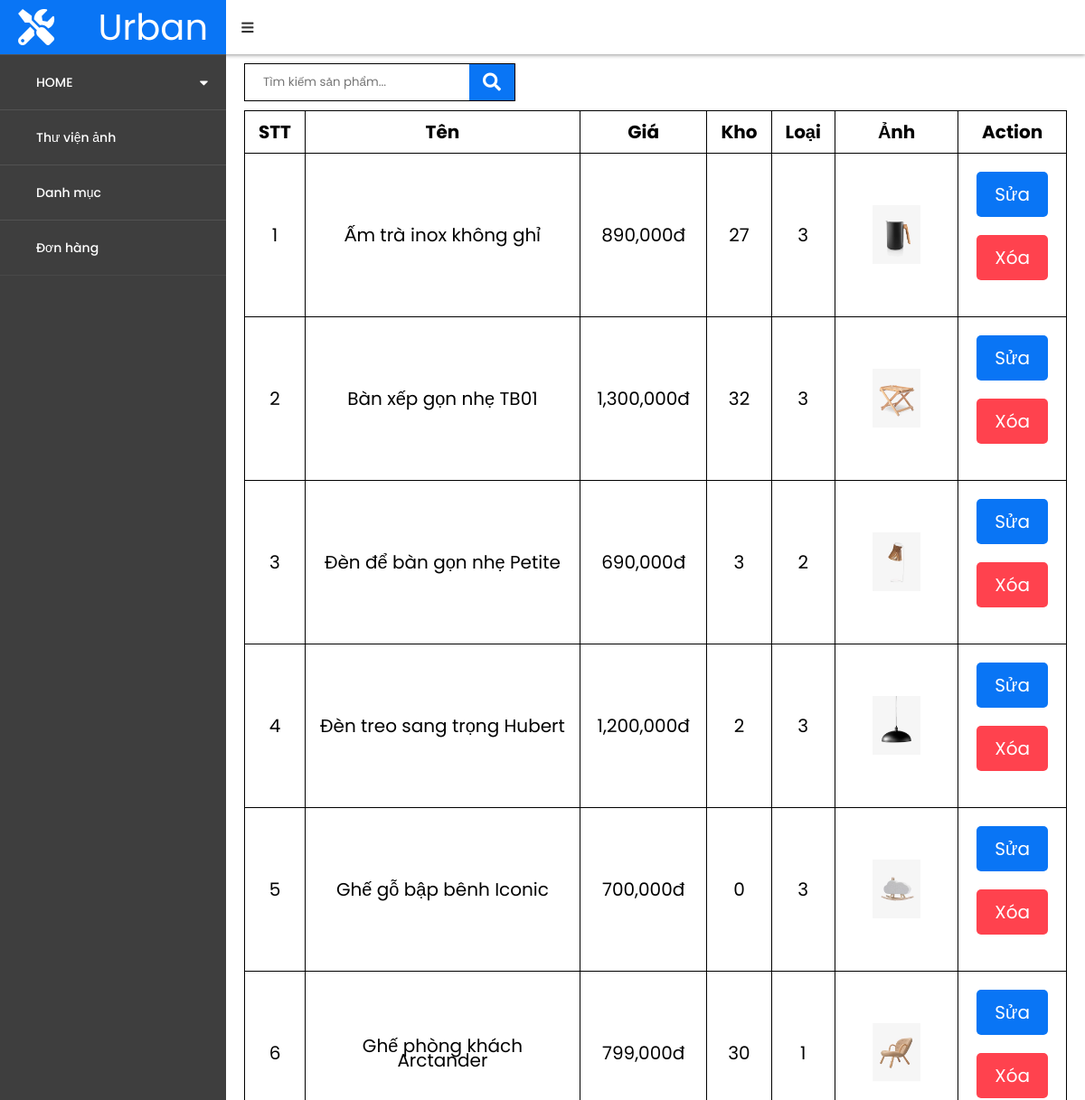
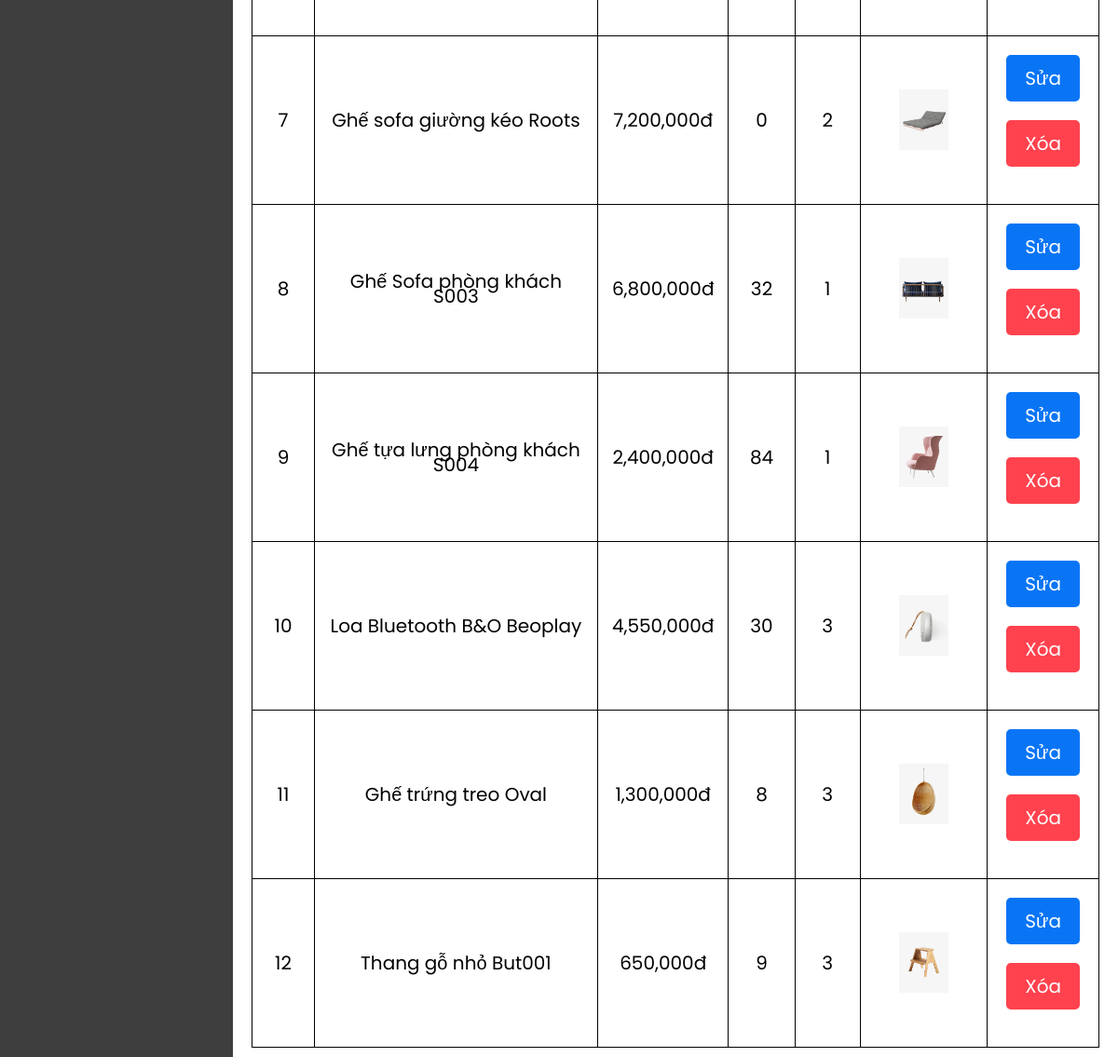
The app's page /Admin/admin_product.php (signed in) with its own data (2 pictures, top to bottom).
### tables this page shows
CREATE TABLE `noi_that` (
  `ma_noi_that` int(11) NOT NULL,
  `ma_loai` int(10) NOT NULL,
  `ten_noi_that` varchar(300) NOT NULL,
  `gia_noi_that` int(10) NOT NULL,
  `quantity` int(11) NOT NULL,
  `mo_ta` varchar(5000) NOT NULL
);

CREATE TABLE `hinh_noithat` (
  `ma_hinh` int(11) NOT NULL,
  `ma_noi_that` int(11) NOT NULL,
  `hinh` varchar(300) NOT NULL
);

### Admin/content_product.php (the view)
<table>
        <tr>
          <th width="50">STT</th>
          <th width="350">Tên</th>
          <th width="100">Giá</th>
          <th width="50">Kho</th>
          <th width="50">Loại</th>
          <th>Ảnh</th>
          <th width="50">Action</th>
        </tr>
      <?php
      require_once '../Database/db.php';
      $sql = "SELECT * FROM noi_that";
      $result = mysqli_query($conn,$sql);
      $stt = 0;
      while($rows = mysqli_fetch_array($result)) { $stt++ ?>
       <tr>
          <td><?=$stt?></td>
          <td><?=$rows['ten_noi_that']?></td>
          <td><?=number_format($rows['gia_noi_that'])?>đ</td>
          <td><?=$rows['quantity']?></td>
          <td><?=$rows['ma_loai']?></td>
          <td class="td-img">
              <div class="products-img">
              <?php
                  $id_hinh =  $rows['ma_noi_that'];
                  $hinh = "select * from hinh_noithat where ma_noi_that = $id_hinh";
                  $result2 = mysqli_query($conn,$hinh);
                  foreach($result2 as $row_h) { ?>
                    <img src="../<?=$row_h['hinh']?>" alt="">
              <?php } ?>
              </div>
          </td>
          <td class="action_admin">
            <button class="action_update">
              <a href="admin_update.php?id=<?=$rows['ma_noi_that']?>">Sửa</a>
            </button><br>
            <form class="delete_product_form" method="post" >
            <button class="delete">
              <a href="javascript:deleteProduct(<?php echo $rows["ma_noi_that"];?>)">Xóa</a>
            </button>
            </form>
          </td>
        </tr>
      <?php } ?>
      </table>

### assets/css/admin.css (style rules this page uses)
* { margin: 0; padding: 0; user-select: none; box-sizing: border-box; font-family: 'Poppins', sans-serif; }
table, th, td { border: 1px solid black; border-collapse: collapse; font-size: 2rem; }
th, td { padding: 15px; text-align: center; }
.td-img { width: 15%; }
.td-img .products-img img { width: 50%; }
.action_admin { padding: 2rem; }
.action_admin button { padding: 1rem 2rem; margin-bottom: 2rem; border-radius: 2px; outline: none; border: none; border-radius: 5px; font-size: 1.4rem; font-weight: normal; cursor: pointer; }
.action_admin a { text-decoration: none; color: var(--white-color); display: block; font-size: 2rem; }
.action_update { background-color: var(--main-color); color: var(--white-color); }
.delete { background-color: rgb(255, 66, 78); color: var(--white-color); }

### assets/css/base.css (style rules this page uses)
:root { --white-color: #fff; --black-color: #000; --main-color: #0975F5; --text-color: #333; }
* { box-sizing: inherit; margin: 0; padding: 0; }
html { font-size: 62.5%; line-height: 1.6rem; font-family: 'Roboto', sans-serif; box-sizing: border-box; }

### records on screen
noi_that: ten_noi_that "Ấm trà inox không ghỉ", gia_noi_that "890,000", quantity "27", ma_loai "3"
hinh_noithat: hinh (picture)
noi_that: ten_noi_that "Bàn xếp gọn nhẹ TB01", gia_noi_that "1,300,000", quantity "32", ma_loai "3"
hinh_noithat: hinh (picture)
noi_that: ten_noi_that "Đèn để bàn gọn nhẹ Petite", gia_noi_that "690,000", quantity "3", ma_loai "2"
hinh_noithat: hinh (picture)
noi_that: ten_noi_that "Đèn treo sang trọng Hubert", gia_noi_that "1,200,000", quantity "2", ma_loai "3"
hinh_noithat: hinh (picture)
noi_that: ten_noi_that "Ghế gỗ bập bênh Iconic", gia_noi_that "700,000", quantity "0", ma_loai "3"
hinh_noithat: hinh (picture)
noi_that: ten_noi_that "Ghế phòng khách Arctander", gia_noi_that "799,000", quantity "30", ma_loai "1"
hinh_noithat: hinh (picture)
noi_that: ten_noi_that "Ghế sofa giường kéo Roots", gia_noi_that "7,200,000", quantity "0", ma_loai "2"
hinh_noithat: hinh (picture)
noi_that: ten_noi_that "Ghế Sofa phòng khách S003", gia_noi_that "6,800,000", quantity "32", ma_loai "1"
hinh_noithat: hinh (picture)
noi_that: ten_noi_that "Ghế tựa lưng phòng khách S004", gia_noi_that "2,400,000", quantity "84", ma_loai "1"
hinh_noithat: hinh (picture)
noi_that: ten_noi_that "Loa Bluetooth B&O Beoplay", gia_noi_that "4,550,000", quantity "30", ma_loai "3"
hinh_noithat: hinh (picture)
noi_that: ten_noi_that "Ghế trứng treo Oval", gia_noi_that "1,300,000", quantity "8", ma_loai "3"
hinh_noithat: hinh (picture)
noi_that: ten_noi_that "Thang gỗ nhỏ But001", gia_noi_that "650,000", quantity "9", ma_loai "3"
hinh_noithat: hinh (picture)
